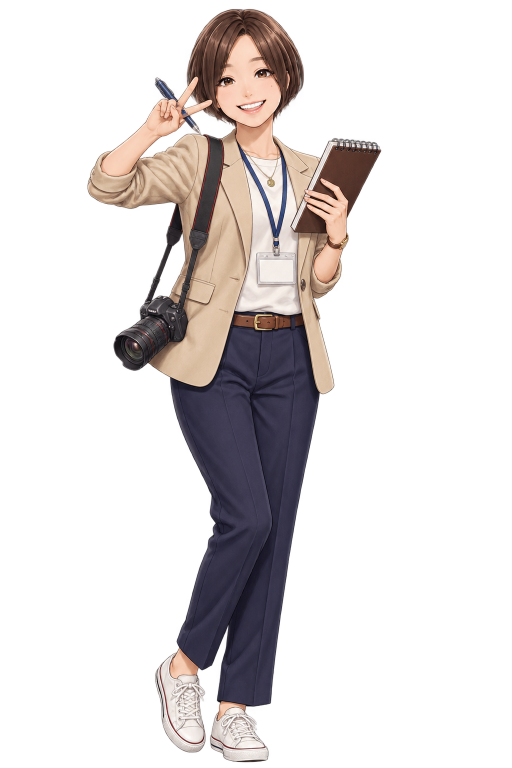
#> input picture docs/new_character_ideas/2026-11-17_sr_batch5/himari_sr.png, 1024 x 1536 px, given in place of kanoko_sr.png, which was not available (shown at 1/2 size)
$ python sr_batch5_art.py
#> lines starting #> are read from the running program, lines starting #| are printed output that depends on the picture; after the words box and inside, x2 and y2 are one past the last pixel; in counts of white or black regions, pixels touching at a corner belong together
#!/usr/bin/env python3
"""Batch5 source-alpha-preserving conversion: approved RGBA PNG -> lossless RGBA WEBP.

No background removal or subject segmentation. Existing alpha below 240 stays
exactly unchanged; every alpha >= 240 becomes 255, preserving the entire
original silhouette and RGB colors. Each art is compared on dark navy.
"""
from __future__ import annotations
import hashlib
import json
from pathlib import Path
import cv2
import numpy as np
from PIL import Image, ImageDraw, ImageOps

ROOT=Path(__file__).resolve().parents[2]
SOURCE=ROOT/"docs/new_character_ideas/2026-11-17_sr_batch5"
DEST=ROOT/"assets/UNIT_ART"
REPORT=ROOT/"qa_artifacts/sr_batch5"
NAMES={
 "kanoko":"kanoko_scrub",
 "nao":"nao_music",
 "miki":"miki_salon",
 "mao":"mao_hall",
 "himeka":"himeka_stage",
 "misaki":"misaki_chef",
 "himari":"himari_press",
 "risa":"risa_wine",
 "minami":"minami_works",
 "noriko":"noriko_wagashi",
}
NAVY=(9,18,44)

def process(name, unit_id):
#> called with name = 'kanoko', unit_id = 'kanoko_scrub'
    source=SOURCE/(name+"_sr.png")
    with Image.open(source) as img:
#> img is the input picture: PIL image 1024x1536 RGBA; mean R, G, B, A 35.3, 30.5, 29.9, 63.7
        assert img.format=="PNG" and img.mode in ("RGBA","LA","P"),(name,"not alpha PNG",img.mode)
        assert "A" in img.getbands() or ("transparency" in img.info),(name,"no actual source alpha")
        orig=img.convert("RGBA")
    arr=np.asarray(orig).copy()
    h,w=arr.shape[:2]
#> h = 1536; w = 1024
    src_alpha=arr[:,:,3].copy()
    assert (src_alpha==0).mean()>0.03 and (src_alpha>=240).mean()>0.12,(name,"source transparency or subject absent")
    alpha=np.where(src_alpha>=240,255,src_alpha).astype(np.uint8)
    arr[:,:,3]=alpha
    assert np.array_equal(src_alpha>0,alpha>0),(name,"silhouette support changed")
    assert np.all(alpha[src_alpha>=240]==255),(name,"source alpha >=240 not opaque")
    assert np.array_equal(src_alpha[src_alpha<240],alpha[src_alpha<240]),(name,"source lower alpha changed")
    # Pixels isolated from the exterior are necessarily interior fabric.
    fg=(src_alpha>0).astype(np.uint8)
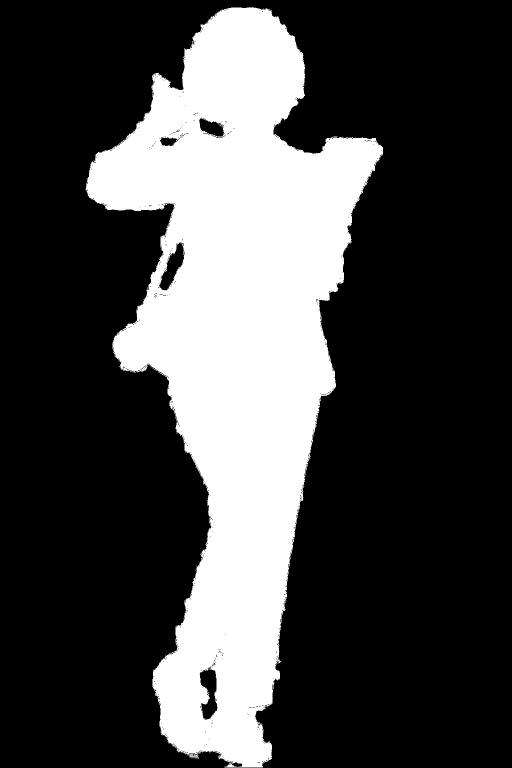
#> fg: shape (1536, 1024) (shown at 1/2 size); values 0 (black) and 1 (white), 27.1% white; 1 white region, box (x1, y1, x2, y2) and area: (171, 14, 766, 1535) 426606
    interior=cv2.erode(fg,np.ones((7,7),np.uint8),iterations=1).astype(bool)
#> interior: shape (1536, 1024) bool; 25.2% white; 7 white regions (5 under 20 px), largest, box (x1, y1, x2, y2) and area: (177, 18, 763, 1532) 396962, (345, 267, 358, 274) 48
    interior_partial=int(np.count_nonzero(interior&(alpha>0)&(alpha<240)))
#> interior_partial = 11952
    # Fully opaque paint survives, including white cloth.
    opaque_unchanged=int(np.count_nonzero((src_alpha==255)&(alpha!=255)))
#> opaque_unchanged = 0
    assert opaque_unchanged==0,(name,"opaque garment damaged")
    # The source may have intentional low alpha; preserve it verbatim as requested.
    # Record every interior low-alpha pixel for dark-background visual review.
    output=DEST/(unit_id+".webp")
    rgba=Image.fromarray(arr,mode="RGBA")
    rgba.save(output,format="WEBP",lossless=True,method=6,exact=True)
    with Image.open(output) as test:
        assert test.format=="WEBP" and test.size==(w,h) and test.mode=="RGBA",(name,"bad WebP")
        final=np.asarray(test.convert("RGBA"))
    assert np.array_equal(final[:,:,3],alpha),(name,"encoded alpha differs")
    assert np.array_equal(final[:,:,:3][alpha>0],arr[:,:,:3][alpha>0]),(name,"source paint differs")
    # Compare exact RGB within opaque parts of source vs dark navy overlay.
    navy=np.array(NAVY,dtype=np.float32)
    comp=final[:,:,:3].astype(np.float32)*(final[:,:,3:4]/255.0) + navy*(1.0-final[:,:,3:4]/255.0)
    opaque=alpha==255
#> opaque: shape (1536, 1024) bool; 24.8% white; 11 white regions (10 under 20 px), largest, box (x1, y1, x2, y2) and area: (176, 19, 761, 1523) 389625
    max_diff=float(np.max(np.abs(comp[opaque]-arr[:,:,:3][opaque])))
#> max_diff = 0
    assert max_diff<0.001,(name,"dark background color drift")
    assert np.array_equal(alpha==0,src_alpha==0),(name,"holes/new cut-outs")
    edge=(alpha>0)&(alpha<240)
#> edge: shape (1536, 1024) bool; 2.3% white; 4 white regions, box (x1, y1, x2, y2) and area: (171, 14, 766, 1535) 30299, (278, 218, 473, 318) 4285, (302, 463, 372, 602) 1827, (367, 187, 399, 218) 551
    edge_count=int(edge.sum())
#> edge_count = 36962
    # Audit possible white halo on the source's original antialiasing pixels.
    white_edge=int(np.count_nonzero(edge & (arr[:,:,:3].min(axis=2)>245)))
#> white_edge = 4163
    before=Image.new("RGB",(360,540),"white")
#> before: PIL image 360x540 RGB; every value is 255
    after=Image.new("RGB",(360,540),NAVY)
    scaled=orig.copy()
    scaled.thumbnail((360,540),Image.Resampling.LANCZOS)
    before.paste(scaled,((360-scaled.width)//2,(540-scaled.height)//2),scaled.getchannel("A"))
    webp=Image.open(output).convert("RGBA")
    webp.thumbnail((360,540),Image.Resampling.LANCZOS)
    after.paste(webp,((360-webp.width)//2,(540-webp.height)//2),webp.getchannel("A"))
    preview=Image.new("RGB",(720,570),"#eeeeee")
#> preview: PIL image 720x570 RGB; every value is 238
    preview.paste(before,(0,0));preview.paste(after,(360,0))
    ImageDraw.Draw(preview).text((10,548),name+"  source RGBA on white / WebP on navy",fill="#222222")
    preview.save(REPORT/(name+"_before_after.jpg"),quality=86,optimize=True)
    qa={
      "unit_id":unit_id,
      "width":w,"height":h,"png_mode":orig.mode,
      "source_transparent":int(np.count_nonzero(src_alpha==0)),
      "output_transparent":int(np.count_nonzero(alpha==0)),
      "source_semitransparent":int(np.count_nonzero((src_alpha>0)&(src_alpha<255))),
      "output_semitransparent":int(np.count_nonzero((alpha>0)&(alpha<255))),
      "source_high_alpha_240_254":int(np.count_nonzero((src_alpha>=240)&(src_alpha<255))),
      "output_high_alpha_240_254":int(np.count_nonzero((alpha>=240)&(alpha<255))),
      "interior_low_alpha":interior_partial,
      "original_white_partial_edge":white_edge,
      "source_painted_silhouette_px":int(np.count_nonzero(src_alpha>0)),
      "output_painted_silhouette_px":int(np.count_nonzero(alpha>0)),
      "opaque_rgb_max_difference_on_navy":max_diff,
      "source_sha256":hashlib.sha256(source.read_bytes()).hexdigest(),
      "webp_sha256":hashlib.sha256(output.read_bytes()).hexdigest(),
      "qa_status":"PASS"
    }
    print(json.dumps({name:qa},ensure_ascii=False),flush=True)
#> (printed output is left out)
    return qa

def main():
    DEST.mkdir(parents=True,exist_ok=True)
    REPORT.mkdir(parents=True,exist_ok=True)
    qa={name:process(name,unit) for name,unit in NAMES.items()}
#> call 2 of process, with name = 'nao', unit_id = 'nao_music'
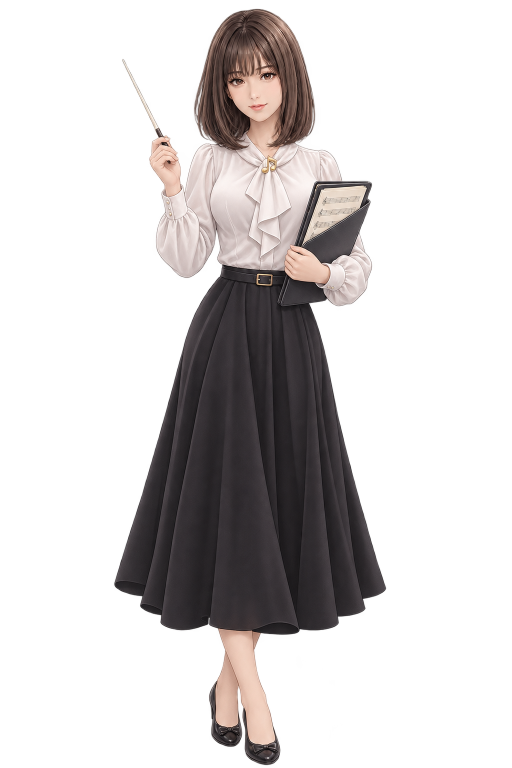
#> input picture docs/new_character_ideas/2026-11-17_sr_batch5/nao_sr.png, 1024 x 1536 px (shown at 1/2 size)
#> in process, img is the input picture: PIL image 1024x1536 RGBA; mean R, G, B, A 48.8, 43.3, 42.4, 71.8
#> in process (call 2), `fg=(src_alpha>0).astype(np.uint8)`: fg: shape (1536, 1024); values 0 (black) and 1 (white), 30% white; 217 white regions (209 under 20 px), largest, box (x1, y1, x2, y2) and area: (225, 15, 775, 1536) 470449, (590, 1306, 608, 1340) 319, (657, 1359, 670, 1374) 131
#> in process (call 2), `interior=cv2.erode(fg,np.ones((7,7),np.uint8),iterations=1).astype(bool)`: interior: shape (1536, 1024) bool; 28.5% white; 6 white regions (4 under 20 px), largest, box (x1, y1, x2, y2) and area: (229, 18, 770, 1536) 447981, (248, 124, 255, 139) 31
#> in process (call 2), `interior_partial=int(np.count_nonzero(interior&(alpha>0)&(alpha<240)))`: interior_partial = 9790
#> in process (call 2), `opaque=alpha==255`: opaque: shape (1536, 1024) bool; 28% white; 25 white regions (22 under 20 px), largest, box (x1, y1, x2, y2) and area: (230, 19, 771, 1529) 440407, (270, 171, 288, 204) 125, (255, 141, 269, 167) 70
#> in process (call 2), `edge=(alpha>0)&(alpha<240)`: edge: shape (1536, 1024) bool; 2% white; 222 white regions (213 under 20 px), largest, box (x1, y1, x2, y2) and area: (225, 15, 775, 1536) 29747, (590, 1306, 608, 1340) 319, (657, 1359, 670, 1374) 131
#> in process (call 2), `edge_count=int(edge.sum())`: edge_count = 30892
#> in process (call 2), `white_edge=int(np.count_nonzero(edge & (arr[:,:,:3].min(axis=2)>245)))`: white_edge = 7
#> in process (call 2), `preview.paste(after, (360, 0))`:
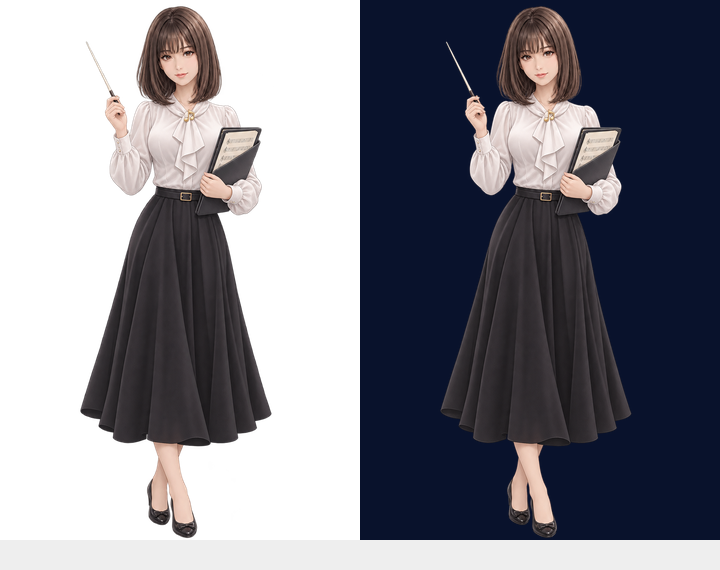
#> preview: PIL image 720x570 RGB; mean R, G, B 129.5, 129.6, 138.2
#> (printed output is left out)
#> call 3 of process, with name = 'miki', unit_id = 'miki_salon'
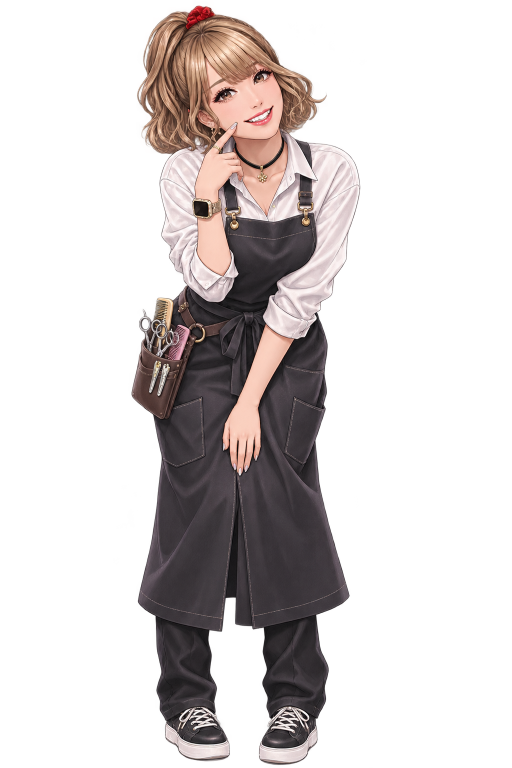
#> input picture docs/new_character_ideas/2026-11-17_sr_batch5/miki_sr.png, 1024 x 1535 px (shown at 1/2 size)
#> in process, img is the input picture: PIL image 1024x1535 RGBA; mean R, G, B, A 38, 32.1, 31.4, 76.6
#> in process (call 3), `fg=(src_alpha>0).astype(np.uint8)`: fg: shape (1535, 1024); values 0 (black) and 1 (white), 32.3% white; 724 white regions (707 under 20 px), largest, box (x1, y1, x2, y2) and area: (255, 0, 725, 1535) 503909, (231, 1017, 270, 1060) 626, (617, 43, 646, 71) 328
#> in process (call 3), `interior=cv2.erode(fg,np.ones((7,7),np.uint8),iterations=1).astype(bool)`:
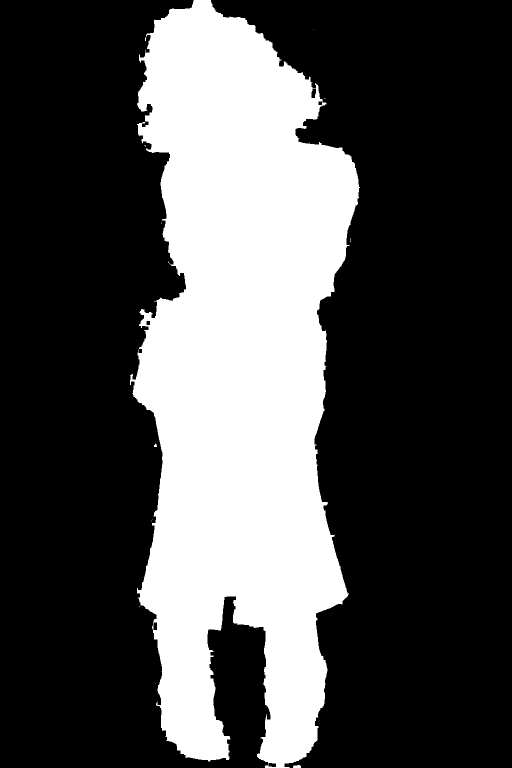
#> interior: shape (1535, 1024) bool (shown at 1/2 size); 30.3% white; 14 white regions (11 under 20 px), largest, box (x1, y1, x2, y2) and area: (260, 0, 720, 1535) 475936, (586, 1530, 602, 1535) 66, (308, 887, 314, 894) 30
#> in process (call 3), `interior_partial=int(np.count_nonzero(interior&(alpha>0)&(alpha<240)))`: interior_partial = 10720
#> in process (call 3), `opaque=alpha==255`: opaque: shape (1535, 1024) bool; 29.9% white; 31 white regions (29 under 20 px), largest, box (x1, y1, x2, y2) and area: (264, 13, 720, 1528) 469474, (279, 639, 286, 655) 43
#> in process (call 3), `edge=(alpha>0)&(alpha<240)`:
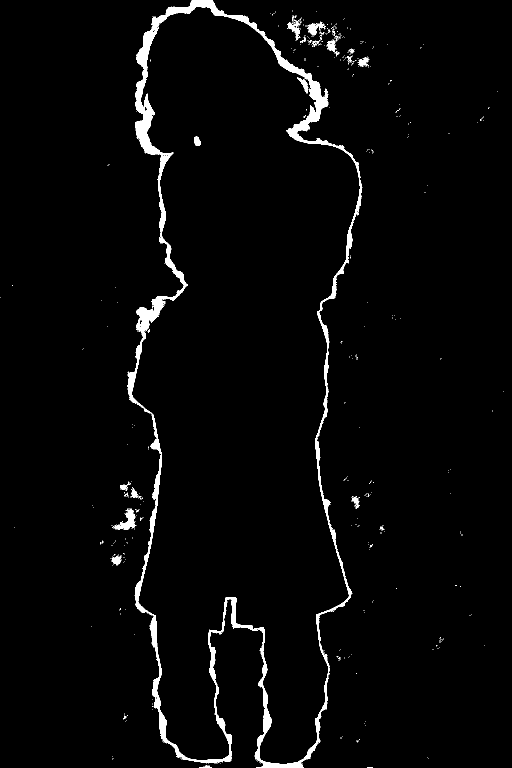
#> edge: shape (1535, 1024) bool (shown at 1/2 size); 2.4% white; 733 white regions (714 under 20 px), largest, box (x1, y1, x2, y2) and area: (255, 0, 725, 1535) 33866, (231, 1017, 270, 1060) 626, (617, 43, 646, 71) 328
#> in process (call 3), `edge_count=int(edge.sum())`: edge_count = 37851
#> in process (call 3), `white_edge=int(np.count_nonzero(edge & (arr[:,:,:3].min(axis=2)>245)))`: white_edge = 3080
#> in process (call 3), `after.paste(webp,((360-webp.width)//2,(540-webp.height)//2),webp.getch..`:
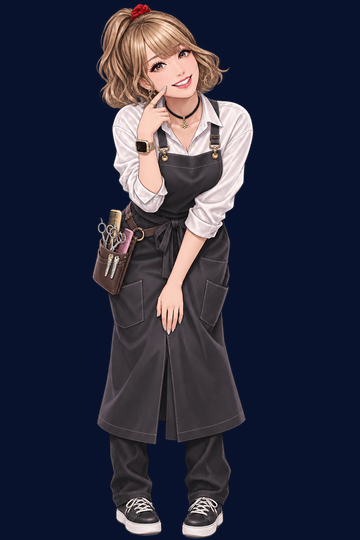
#> after: PIL image 360x540 RGB; mean R, G, B 42.3, 43.3, 60.8
#> (printed output is left out)
#> (printed output is left out)
    cols=5
    sheets=[Image.open(REPORT/(name+"_before_after.jpg")).convert("RGB") for name in NAMES]
    w,h=sheets[0].size
    contact=Image.new("RGB",(w*cols,h*2),"#f0f0f0")
    for i,im in enumerate(sheets):contact.paste(im,((i%cols)*w,(i//cols)*h))
    contact.thumbnail((1800,750),Image.Resampling.LANCZOS)
    contact.save(REPORT/"contact_sheet.jpg",quality=84,optimize=True)
    (REPORT/"art_report.json").write_text(json.dumps(qa,ensure_ascii=False,indent=2),encoding="utf-8")
    print("PASS: ten genuine-alpha PNGs encoded as lossless WEBP with >=240 opaque, original silhouette and navy QA")

#> (the run stopped early here; a loop or call above may not have finished)
